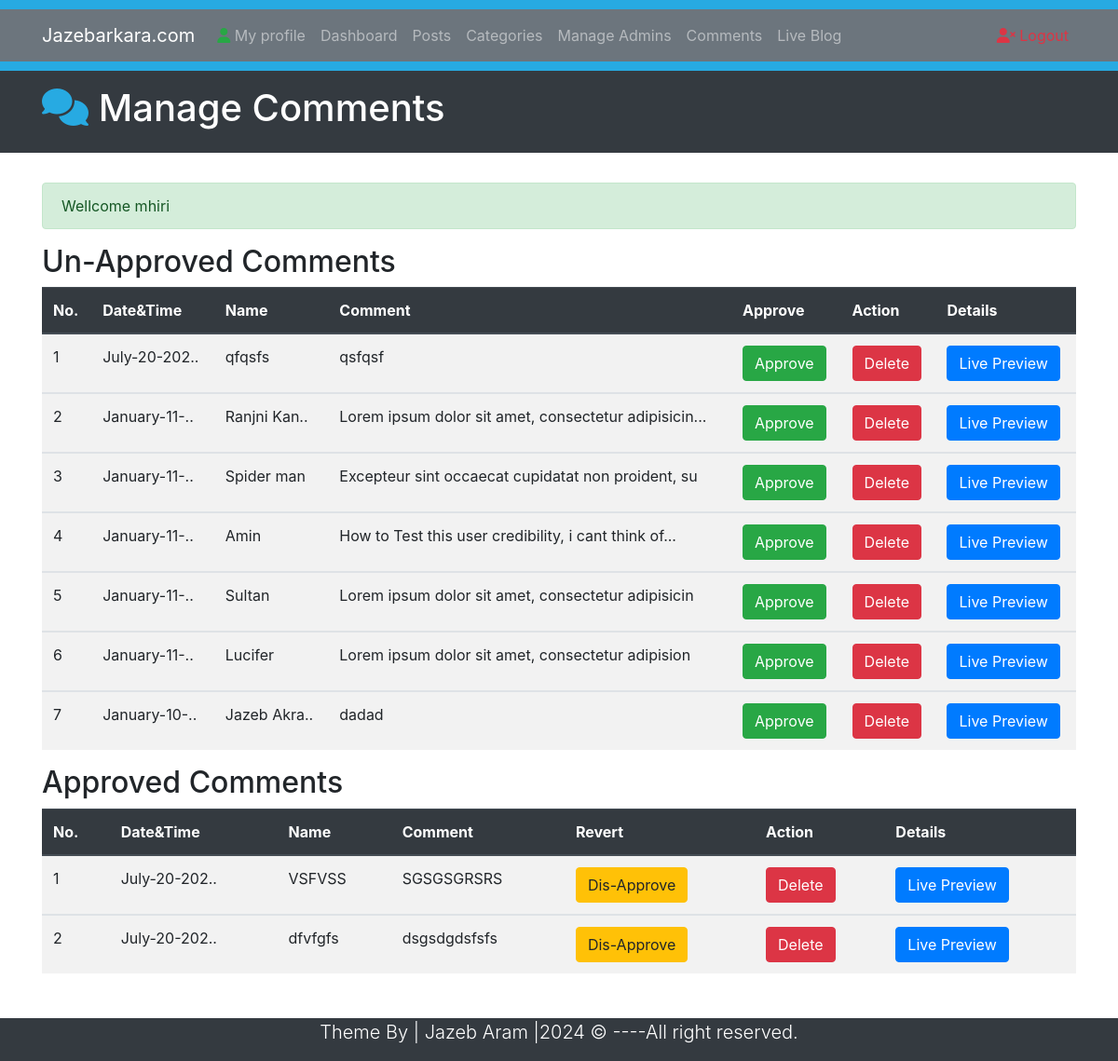
Screenshot of /Comments.php (signed in) with the database file from the repository.
### tables this page shows
CREATE TABLE `comments` (
  `id` int(10) NOT NULL,
  `datetime` varchar(50) NOT NULL,
  `name` varchar(50) NOT NULL,
  `email` varchar(60) NOT NULL,
  `comment` varchar(500) NOT NULL,
  `approvedby` varchar(50) NOT NULL,
  `status` varchar(3) NOT NULL,
  `post_id` int(11) NOT NULL
);

### Comments.php (the view, shortened to what this page needs)
<?php require_once("Includes/Sessions.php"); ?>
<!DOCTYPE html>
<html lang="en">
<head>
    <link rel="stylesheet" href="https://cdn.jsdelivr.net/npm/bootstrap@4.2.1/dist/css/bootstrap.min.css">
    <link rel="stylesheet" href="Css/style.css">
</head>
<body>
    <div style="height: 10px; background: #27aae2;"></div>
    <nav class="navbar navbar-expand-lg navbar-dark bg-secondary">
        <div class="container">
            <a href="#" class="navbar-brand">Jazebarkara.com</a>
            <div class="collapse navbar-collapse" id="navbarcollapseCMS">
                <ul class="navbar-nav mr-auto">
                    <li class="nav-item">
                        <a href="My profile.php" class="nav-link"><i class="fa-solid fa-user text-success"></i> My profile</a>
                    </li>
                    <li class="nav-item">
                        <a href="Dashboard.php" class="nav-link">Dashboard</a>
                    </li>
                    <li class="nav-item">
                        <a href="Posts.php" class="nav-link">Posts</a>
                    </li>
                    <li class="nav-item">
                        <a href="Categories.php" class="nav-link">Categories</a>
                    </li>
                    <li class="nav-item">
                        <a href="Admins.php" class="nav-link">Manage Admins</a>
                    </li>
                    <li class="nav-item">
                        <a href="Comments.php" class="nav-link">Comments</a>
                    </li>
                    <li class="nav-item">
                        <a href="Blog.php?page=1" class="nav-link">Live Blog</a>
                    </li>
                </ul>
                <ul class="navbar-nav ml-auto">
                    <li class="nav-item">
                        <a href="logout.php" class="nav-link text-danger"><i class="fas fa-user-times"></i> Logout</a>
                    </li>
                </ul>
            </div>
        </div>
    </nav>
    <div style="height: 10px; background: #27aae2;"></div>
    <header class="bg-dark text-white py-3">
        <div class="container">
            <div class="row">
                <div class="col-md-12">
                    <h1><i class="fas fa-comments" style="color:#27aae2;"></i> Manage Comments</h1>
                </div>
            </div>
        </div>
    </header>
    <br>
    <section class="container py-2 mb-4">
        <div class="row" style="min-height:30px;">
            <div class="col-lg-12" style="min-height:400px;">
                <?php
                echo SuccessMessage();
                ?>
                <h2>Un-Approved Comments</h2>
                <table class="table table-striped table-hover">
                    <thead class="thead-dark">
                        <tr>
                            <th>No.</th>
                            <th>Date&Time</th>
                            <th>Name</th>
                            <th>Comment</th>
                            <th>Approve</th>
                            <th>Action</th>
                            <th>Details</th>
                        </tr>
                    </thead>
                    <?php
                    global $ConnectingDB;
                    $sql = "SELECT * FROM comments WHERE status='OFF' ORDER BY id DESC";
                    $Execute = $ConnectingDB->query($sql);
                    $SrNo = 0;
                    while ($DataRows = $Execute->fetch()) {
                        $CommentId = $DataRows["id"];
                        $DateTimeOfComment = $DataRows["datetime"];
                        $CommenterName = $DataRows["name"];
                        $CommentContent = $DataRows["comment"];
                        $CommentPostId = $DataRows["post_id"];
                        $SrNo++;
                        if (strlen($CommenterName) > 10) {
                            $CommenterName = substr($CommenterName, 0, 10) . '..';
                        }
                        if (strlen($DateTimeOfComment) > 11) {
                            $DateTimeOfComment = substr($DateTimeOfComment, 0, 11) . '..';
                        }
                    ?>
                    <tbody>
                        <tr>
                            <td><?php echo $SrNo; ?></td>
                            <td><?php echo $DateTimeOfComment; ?></td>
                            <td><?php echo $CommenterName; ?></td>
                            <td><?php echo $CommentContent; ?></td>
                            <td><a href="ApproveComments.php?id=<?php echo $CommentId; ?>" class="btn btn-success">Approve</a></td>
                            <td><a href="DeleteComments.php?id=<?php echo $CommentId; ?>" class="btn btn-danger">Delete</a></td>
                            <td style="min-width:140px"><a class="btn btn-primary" href="FullPost.php?id=<?php echo $CommentPostId; ?>" target="_blank">Live Preview</a></td>
                        </tr>
                    </tbody>
                    <?php } ?>
                </table>
                <h2>Approved Comments</h2>
                <table class="table table-striped table-hover">
                    <thead class="thead-dark">
                        <tr>
                            <th>No.</th>
                            <th>Date&Time</th>
                            <th>Name</th>
                            <th>Comment</th>
                            <th>Revert</th>
                            <th>Action</th>
                            <th>Details</th>
                        </tr>
                    </thead>
                    <?php
                    $sql = "SELECT * FROM comments WHERE status='ON' ORDER BY id DESC";
                    $Execute = $ConnectingDB->query($sql);
                    $SrNo = 0;
                    while ($DataRows = $Execute->fetch()) {
                        $CommentId = $DataRows["id"];
                        $DateTimeOfComment = $DataRows["datetime"];
                        $CommenterName = $DataRows["name"];
                        $CommentContent = $DataRows["comment"];
                        $CommentPostId = $DataRows["post_id"];
                        $SrNo++;
                        if (strlen($DateTimeOfComment) > 11) {
                            $DateTimeOfComment = substr($DateTimeOfComment, 0, 11) . '..';
                        }
                    ?>
                    <tbody>
                        <tr>
                            <td><?php echo $SrNo; ?></td>
                            <td><?php echo $DateTimeOfComment; ?></td>
                            <td><?php echo $CommenterName; ?></td>
                            <td><?php echo $CommentContent; ?></td>
                            <td style="min-width:140px"><a href="DisApproveComments.php?id=<?php echo $CommentId; ?>" class="btn btn-warning">Dis-Approve</a></td>
                            <td><a href="DeleteComments.php?id=<?php echo $CommentId; ?>" class="btn btn-danger">Delete</a></td>
                            <td style="min-width:140px"><a class="btn btn-primary" href="FullPost.php?id=<?php echo $CommentPostId; ?>" target="_blank">Live Preview</a></td>
                        </tr>
                    </tbody>
                    <?php } ?>
                </table>
            </div>
        </div>
    </section>
    <footer class="bg-dark text-white">
        <div class="container">
            <div class="row">
                <div class="col">
                    <p class="lead text-center">Theme By | Jazeb Aram |<span id="year"></span> &copy; ----All right reserved.</p>
                </div>
            </div>
        </div>
    </footer>
</body>
</html>

### rows the page displays
comments: datetime "July-20-202..", name "qfqsfs", comment "qsfqsf"
comments: datetime "January-11-..", name "Ranjni Kan..", comment "Lorem ipsum dolor sit amet, consectetur adipisicin..."
comments: datetime "January-11-..", name "Spider man", comment "Excepteur sint occaecat cupidatat non proident, su"
comments: datetime "January-11-..", name "Amin", comment "How to Test this user credibility, i cant think of..."
comments: datetime "January-11-..", name "Sultan", comment "Lorem ipsum dolor sit amet, consectetur adipisicin"
comments: datetime "January-11-..", name "Lucifer", comment "Lorem ipsum dolor sit amet, consectetur adipision"
comments: datetime "January-10-..", name "Jazeb Akra..", comment "dadad"
comments: datetime "July-20-202..", name "VSFVSS", comment "SGSGSGRSRS"
comments: datetime "July-20-202..", name "dfvfgfs", comment "dsgsdgdsfsfs"

### other values shown
SuccessMessage() "Wellcome mhiri"
